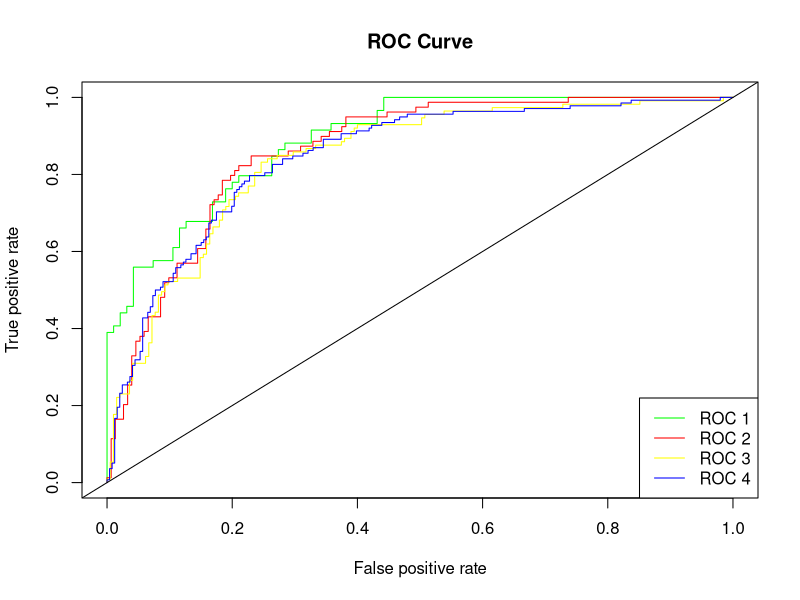
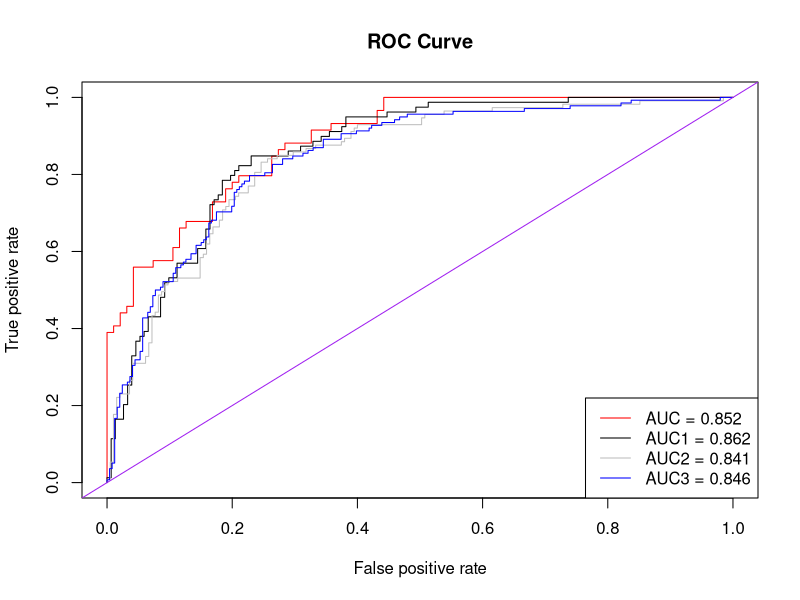

The R source for these figures, in order:
## ---- chunk 1
library(readxl)
diabetes2=read_excel("diabetes2.xlsx")
diabetes2 = na.omit(diabetes2)


## ---- chunk 2
dim(diabetes2)
training_data=sample(1:768, 0.8*768) 
training_data.diabetes2=diabetes2[training_data, ]
dim(training_data.diabetes2)
validation_data.diabetes2=diabetes2[-training_data, ]
dim(validation_data.diabetes2)

## ---- chunk 3

model1= glm(Outcome ~ ., data = training_data.diabetes2, family = "binomial")
summary(model1)

## ---- chunk 4
result=predict(model1,validation_data.diabetes2,type="response")
result[1:20] 
predicted_response=ifelse(result>0.5,1,0)
predicted_response[1:20]


## ---- chunk 5

predicted_response = ifelse(predicted_response>0.5, 1, 0)
addmargins(table(predicted_response))
true_response = validation_data.diabetes2$Outcome
true_response[1:20]
cm=table(true_response, predicted_response) 

ACC=sum(diag(cm))/sum(cm)
ACC

TPR = cm[2,2]/(cm[2,2]+cm[2,1])
TPR

TNR = cm[1,1]/(cm[1,1]+ cm[1,2])
TNR

FPR = cm[1, 2] / sum(cm[1, ])
FPR
## ---- chunk 6
set.seed(120)
training_data70=sample(1:768, 0.7*768) 
training_data70.diabetes2=diabetes2[training_data70, ]
dim(training_data70.diabetes2)
validation_data30.diabetes2=diabetes2[-training_data70, ]
dim(validation_data30.diabetes2)

model70= glm(Outcome ~ ., data = training_data70.diabetes2, family = "binomial")
summary(model70)

result30=predict(model70,validation_data30.diabetes2, type="response")
result30[1:20]
predicted_response30=ifelse(result30>0.5,1,0)
predicted_response30[1:20]
addmargins(table(predicted_response30))
true_response1 = validation_data30.diabetes2$Outcome
true_response1[1:20]

cm1=table(true_response1, predicted_response30) 

ACC1=sum(diag(cm1))/sum(cm1)
ACC1

TPR1 = cm1[2,2]/(cm1[2,2]+cm1[2,1])
TPR1

TNR1 = cm1[1,1]/(cm1[1,1]+ cm1[1,2])
TNR1

FPR1 = cm1[1, 2] / sum(cm1[1, ])
FPR1

## ---- chunk 7
set.seed(120)
training_data60=sample(1:768, 0.60*768) 
training_data60.diabetes2=diabetes2[training_data60, ]
dim(training_data60.diabetes2)
validation_data40.diabetes2=diabetes2[-training_data60, ]
dim(validation_data40.diabetes2)

model60= glm(Outcome ~ ., data = training_data60.diabetes2, family = "binomial")
summary(model60)

result40=predict(model60,validation_data40.diabetes2, type="response")
result40[1:20]
predicted_response40=ifelse(result40>0.5,1,0)
predicted_response40[1:20]
addmargins(table(predicted_response40))
true_response2= validation_data40.diabetes2$Outcome
true_response2[1:20]
cm2=table(true_response2, predicted_response40) 

ACC2=sum(diag(cm2))/sum(cm2)
ACC2

TPR2 = cm2[2,2]/(cm2[2,2]+cm2[2,1])
TPR2

TNR2 = cm2[1,1]/(cm2[1,1]+ cm2[1,2])
TNR2

FPR2 = cm2[1, 2] / sum(cm2[1, ])
FPR2
## ---- chunk 8
set.seed(120)
training_data50=sample(1:768, 0.50*768) 
training_data50.diabetes2=diabetes2[training_data50, ]
dim(training_data60.diabetes2)
validation_data50.diabetes2=diabetes2[-training_data50, ]
dim(validation_data50.diabetes2)

model50= glm(Outcome ~ ., data = training_data50.diabetes2, family = "binomial")
summary(model50)


result50=predict(model50,validation_data50.diabetes2, type="response")
result50[1:20] 
predicted_response50=ifelse(result50>0.5,1,0)
predicted_response50[1:20] 


true_response3=validation_data50.diabetes2$Outcome
true_response3[1:20]

cm3=table(true_response3, predicted_response50)
cm3

ACC3=sum(diag(cm3))/sum(cm3)
ACC3

TPR3 = cm3[2, 2] / sum(cm3[2, ])
TPR3

TNR3 = cm3[1, 1] / sum(cm3[1, ])
TNR3

FPR3 = cm3[1, 2] / sum(cm3[1, ])
FPR3
## ---- chunk 9
# From  the estimation, 70-30 train-test split is the best because it has the highest accuracy rate of 0.78 and a relatively low  false positive rate of 0.11. 
## ---- chunk 10
#Plotting a simple ROC curve (x-axis: fpr, y-axis: tpr)
library(ROCR)
pred=prediction(result,true_response)
pred1=prediction(result30,true_response1)
pred2=prediction(result40,true_response2)
pred3=prediction(result50,true_response3)

perf=performance(pred,"tpr","fpr")
perf1=performance(pred1,"tpr","fpr")
perf2=performance(pred2,"tpr","fpr")
perf3=performance(pred3,"tpr","fpr")

plot(perf, col = "green", main = "ROC Curve")
plot(perf1, col = "red", add = TRUE)
plot(perf2, col = "yellow", add = TRUE)
plot(perf3, col = "blue", add = TRUE)
legend("bottomright", legend = c("ROC 1", "ROC 2", "ROC 3", "ROC 4"), col = c("green", "red", "yellow", "blue"), lty = 1)
abline(0,1,col="black",lwd=1)
## ---- chunk 11
#ROC curve with AUC (Area under the curve)

pred=prediction(result,true_response)
pred1=prediction(result30,true_response1)
pred2=prediction(result40,true_response2)
pred3=prediction(result50,true_response3)

perf=performance(pred,"tpr","fpr")
perf1=performance(pred1,"tpr","fpr")
perf2=performance(pred2,"tpr","fpr")
perf3=performance(pred3,"tpr","fpr")

auc=performance(pred,"auc")
auc1=performance(pred1,"auc")
auc2=performance(pred2,"auc")
auc3=performance(pred3,"auc")

auc@y.values

auc1@y.values

auc2@y.values

auc3@y.values
## ---- chunk 12
plot(perf, col = "red", main = "ROC Curve")
plot(perf1, col = "black", add = TRUE)
plot(perf2, col = "grey", add = TRUE)
plot(perf3, col = "blue", add = TRUE)
legend("bottomright", legend = c("AUC = 0.852", "AUC1 = 0.862", "AUC2 = 0.841", "AUC3 = 0.846"), col = c("red", "black", "grey", "blue"), lty = 1)
abline(0,1,col="purple")
